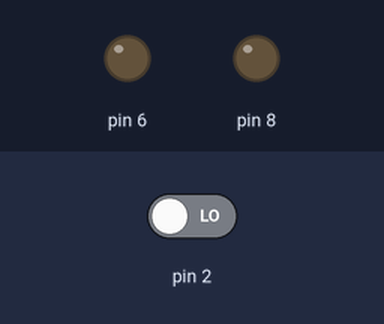
Simulated run of this sketch. Board: Arduino Uno, built with avr-gcc and run on an emulated ATmega328P. Parts: output pins drawn as LEDs (lit = HIGH). Inputs (shaded band) come from the test bench; at power-on: pin 2 LOW.

Above: at 1.2 s.
1.3 s: pin 2 driven HIGH
At 1.92 s:
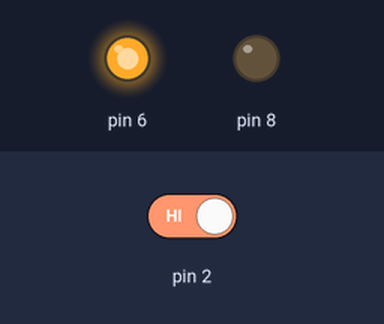
At 2.96 s:
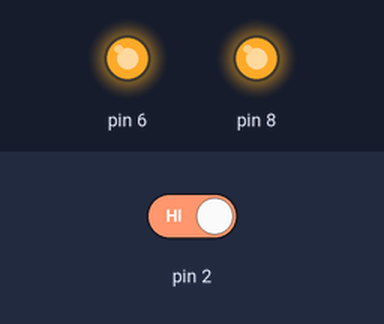
4.3 s: pin 2 driven LOW
At 5.06 s:
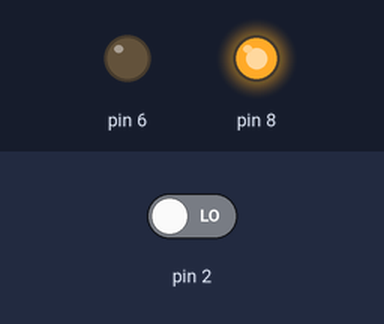
Timing chart, 0 to 13.3 s (numbered marks = the images above; inputs shaded):
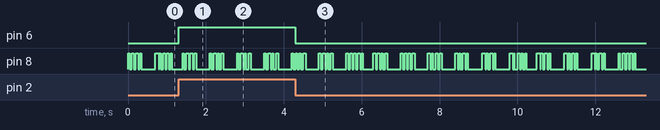

Measured:
- after the input at 1.3 s, pin 6: LOW → HIGH at once
- after the input at 4.3 s, pin 6: HIGH → LOW at once

The sketch:

mod2_testing.ino
```cpp
#define CDSPIN A1
#define BRIGHT 512
#define DARK 300

#define midlight 7
uint16_t SUN;
uint16_t SUN1;
uint16_t SUN2;
uint16_t SUN3;
#define leftlight 11
#define rightlight 12

#define midtail 8
#define lefttail 9
#define righttail

uint32_t T_cds = 0;

uint32_t t1 = 0; //溢位的話就不會閃爍了
uint32_t t2 = 0;
uint32_t t3 = 0;

boolean FLABUTT = 0;
uint32_t T_F = 0;

/*
  range
  uint8  : 0 ~ 255
  uint16 : 0 ~ 65535
  uint32 : 0 ~ 4294967295
  uint64 : 0 ~ 18446744073709551615
  int8   : -128 ~ 127
  int16  : -32768 ~ 32767
  int32  : -2147483648 ~ 2147483647
  int64  : -9223372036854775808 ~ 9223372036854775807
*/
void setup() {
  pinMode(6, OUTPUT);
  pinMode(8, OUTPUT);
  Serial.begin(9600);

}

void loop() {
  //attachInterrupt(0, IS, RISING);

  if(digitalRead(2)==HIGH){
    digitalWrite (6, HIGH);
  }else digitalWrite (6, LOW);


  switch ( 1) {
    case 3:  //白天
      /*
        flash1(4000, midlight, 70);
        flash3(840, 480, 130, midtail, 20);
      */
      break;

    case 2:  //傍晚
      flash1(400, midlight, 70 );
      flash3(840, 480, 130, midtail, 20);
      break;

    case 1:  //晚上
      flash3(700, 400, 100, midtail, 20);
      digitalWrite (midlight, HIGH);   //記得去定義其他沒用的LED腳位為LOW
      break;


  }

}
/*
void IS(){
  FLABUTT = !FLABUTT;
  digitalWrite (6, FLABUTT);
  detachInterrupt(0);
}*/
```

CdS_sensor.ino
```cpp
uint8_t CDS() {
  T_cds = millis();
  SUN1 = analogRead(CDSPIN);
  if (T_cds + 1500 > millis() > T_cds + 2000) {
    SUN2 = analogRead(CDSPIN);
  }
  if (T_cds + 3500 > millis() > T_cds + 4000) {
    SUN3 = analogRead(CDSPIN);
  }
  SUN = ( SUN1 + SUN2 + SUN3) / 3;

  if (SUN < DARK) {
    return 1;
  }
  if (DARK < SUN < BRIGHT) {
    return 2;
  }
  if (BRIGHT < SUN) {
    return 3;
  }

}
```

flash.ino
```cpp
void flash1(uint16_t FRE, uint8_t  PIN, uint16_t  DUR) {

  if (millis() % FRE < 5) {
    digitalWrite (PIN, HIGH);
    t1 = millis();
    //Serial.println(millis());
  }
  if (millis() > t1 + DUR) {
    digitalWrite (PIN, LOW);
  }
}

void flash2(uint16_t FRE, uint8_t  PIN, uint16_t  DUR) {

  if (millis() % FRE == 0) {
    digitalWrite (PIN, HIGH);
    t2 = millis();
    //Serial.println(millis());
  }
  if (millis() == t2 + DUR) {
    digitalWrite (PIN, LOW);
  }
}
void flash3(uint16_t BIGFRE,uint16_t HOWMANY,uint16_t SMALLFRE, uint8_t  PIN, uint16_t  DUR){
if ((millis() % BIGFRE < HOWMANY) && (millis() % BIGFRE) % SMALLFRE < 5) {
      digitalWrite (PIN, HIGH);
      t3 = millis();
    }
    if (millis() > t3 + DUR) {
      digitalWrite (PIN, LOW);
    }
}
```
